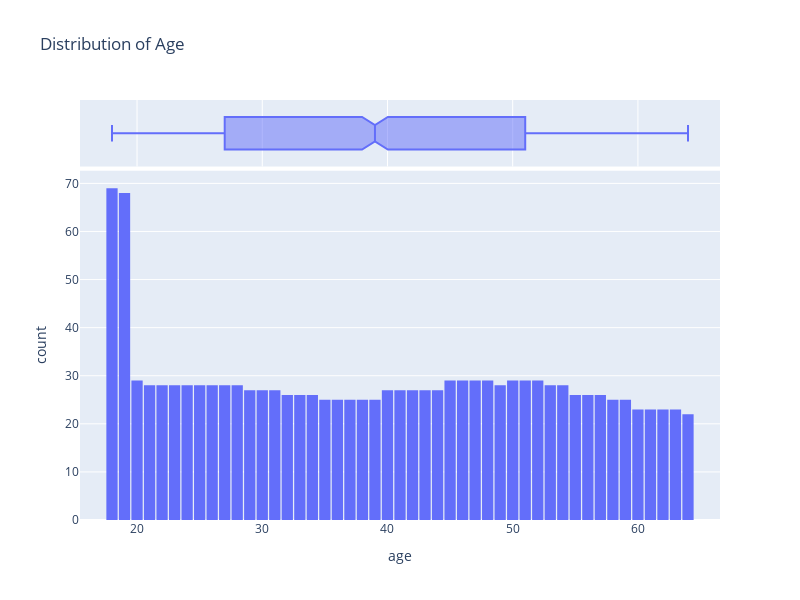

Notebook cell for this chart:
### Code cell
fig = px.histogram(df,
                   x='age', 
                   marginal='box',
                   nbins=47,
                   title='Distribution of Age')
fig.update_layout(width=800, height=600, bargap=0.1)
fig.show()

### Figure 1 — Plotly figure (JSON) as saved in the notebook; plotly's stock layout.template omitted (floating-point values rounded to 4 significant figures; data arrays with more than 128 entries replaced by an {"elided": "..."} marker saying what was removed)
{"data": [{"alignmentgroup": "True", "bingroup": "x", "hovertemplate": "age=%{x}<br>count=%{y}<extra></extra>", "legendgroup": "", "marker": {"color": "#636efa", "pattern": {"shape": ""}}, "name": "", "nbinsx": 47, "offsetgroup": "", "orientation": "v", "showlegend": false, "type": "histogram", "x": {"elided": "1338 int values"}, "xaxis": "x", "yaxis": "y"}, {"alignmentgroup": "True", "hovertemplate": "age=%{x}<extra></extra>", "legendgroup": "", "marker": {"color": "#636efa"}, "name": "", "notched": true, "offsetgroup": "", "showlegend": false, "type": "box", "x": {"elided": "1338 int values"}, "xaxis": "x2", "yaxis": "y2"}], "layout": {"bargap": 0.1, "barmode": "relative", "height": 600, "legend": {"tracegroupgap": 0}, "title": {"text": "Distribution of Age"}, "width": 800, "xaxis": {"anchor": "y", "domain": [0, 1], "title": {"text": "age"}}, "xaxis2": {"anchor": "y2", "domain": [0, 1], "matches": "x", "showgrid": true, "showticklabels": false}, "yaxis": {"anchor": "x", "domain": [0, 0.8316], "title": {"text": "count"}}, "yaxis2": {"anchor": "x2", "domain": [0.8416, 1], "matches": "y2", "showgrid": false, "showline": false, "showticklabels": false, "ticks": ""}}}
